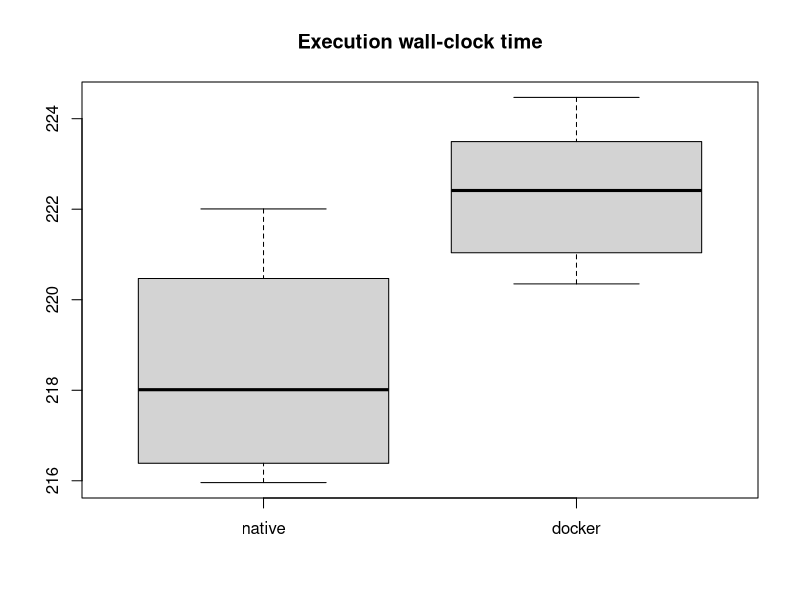
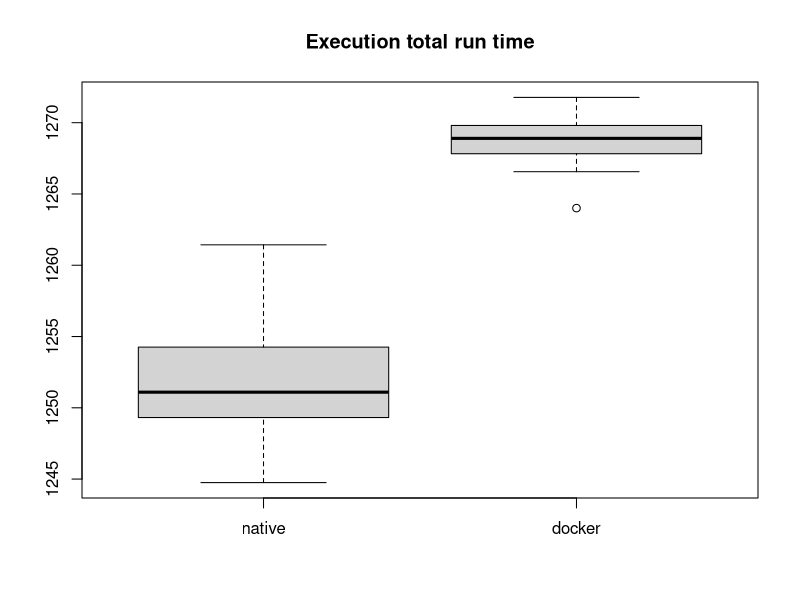
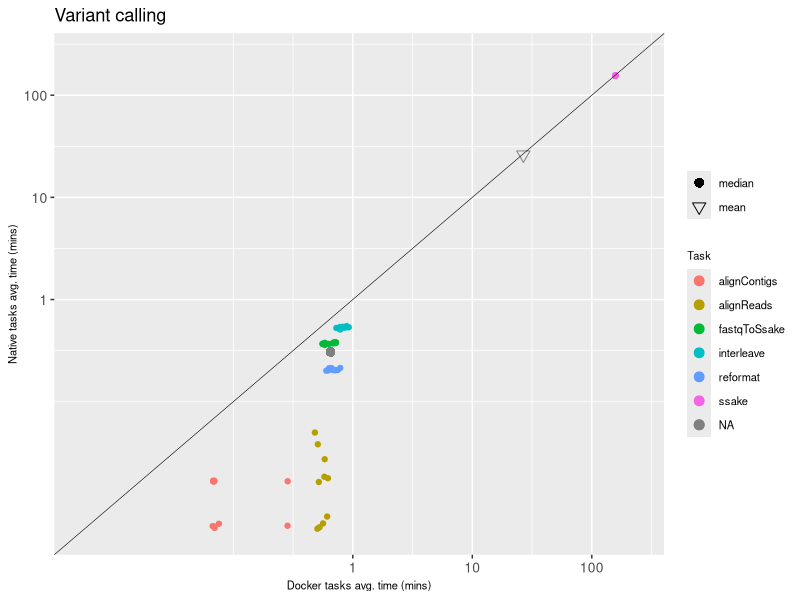

Source code (R) for these figures, in order:
native <- read.delim("time_native.txt", header=TRUE)
docker <- read.delim("time_docker.txt", header=TRUE)

n_elapsed <- native$delta / 1000 / 60 
d_elapsed <- docker$delta / 1000 / 60 

png(filename = "fig_wall_time.png")
boxplot(n_elapsed, d_elapsed, names = c("native","docker"))
title("Execution wall-clock time")
dev.off()

n_cputime <- native$realtime / 1000 / 60 
d_cputime <- docker$realtime / 1000 / 60 

png(filename = "fig_run_time.png")
boxplot(n_cputime, d_cputime, names = c("native","docker"))
title("Execution total run time")
dev.off()


library(scales)
library(reshape)
library(ggplot2)
library(grid)

NF_stats<-read.csv("plot.csv",header=T)
NF_stats = cbind(NF_stats, shape=rep("16",dim(NF_stats)[1]))

nL = dim(read.table("stats_docker.txt", skip=1, header=F))[1]

NF_median =  data.frame(list( name = c("median"), realtime_docker = read.table("stats_docker.txt", skip=nL, header=F)[,2], realtime_native = read.table("stats_native.txt", skip=nL, header=F)[,2], shape = c("6")))
NF_mean =  data.frame(list( name = c("mean"), realtime_docker = read.table("stats_docker.txt", skip=nL, header=F)[,3], realtime_native = read.table("stats_native.txt", skip=nL, header=F)[,3], shape = c("8")))

NF_stats$realtime_docker_log10 = log10((NF_stats$realtime_docker/1000)/60)
NF_stats$realtime_native_log10 = log10((NF_stats$realtime_native/1000)/60)

max_axis = max(c(NF_stats$realtime_docker_log10, NF_stats$realtime_native_log10)) * 1.08
min_axis = min(c(NF_stats$realtime_docker_log10, NF_stats$realtime_native_log10)) * 1.01

lbreaks = log10(c(1,10,100,1000))
llabels = c(1,10,100,1000)
png(filename = "fig_correlation.png", width = 5, height = 4, units = 'in', res = 300)
qplot(x=realtime_docker_log10, y=realtime_native_log10, data=NF_stats, main="", color=name, ylab="Native tasks avg. time (mins)", xlab="Docker tasks avg. time (mins)") + 
    geom_point(size = 3, aes(shape = shape)) +
    geom_point( data = NF_median, aes(x=log10((realtime_docker/1000)/60), y=log10((realtime_native/1000)/60), shape = shape, color = NA), size = 3) +
    geom_point( data = NF_mean, aes(x=log10((realtime_docker/1000)/60), y=log10((realtime_native/1000)/60), shape = shape, color = NA), size = 3) +    
    scale_shape_manual(values = c(16, 6, 8), breaks = c("6","8"), labels = c("median","mean")) +
    geom_abline(intercept = 0, size=.2) +
    scale_x_continuous(limits = c(min_axis,max_axis), breaks = lbreaks, labels = llabels) +
    scale_y_continuous(limits = c(min_axis,max_axis), breaks = lbreaks, labels = llabels) +
    labs(color = "Task", title='Variant calling', shape = "") +
    theme(axis.text.x=element_text(size=10), axis.text.y=element_text(size=10), axis.title.y=element_text(size=8), axis.title.x=element_text(size=8),legend.text=element_text(size=8),legend.title=element_text(size=8))

dev.off()
